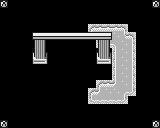

The image is a tile-based game level rendered from a .tmx file. Its description and complete source (layers, tilesets, objects, tile grids) follow:
An orthogonal 20x16 tile map with 8x8 px tiles, 3 tile layers (Background, Collision, Overlap).

<map version="1.0" orientation="orthogonal" renderorder="right-down" width="20" height="16" tilewidth="8" tileheight="8" nextobjectid="1">
 <tileset firstgid="1" name="char_sheet" tilewidth="8" tileheight="8" tilecount="1024">
  <image source="char_sheet.png" width="256" height="256" />
 </tileset>
 <layer name="Background" width="20" height="16">
  <data encoding="csv">
63,0,0,0,0,0,0,0,0,0,0,0,0,0,0,0,0,0,0,63,
0,0,0,0,0,0,0,0,0,0,0,0,0,0,0,0,0,0,0,0,
0,0,0,0,0,0,0,0,0,0,0,0,0,0,0,0,0,0,0,0,
0,0,0,0,0,0,0,0,0,0,0,0,0,0,0,0,0,0,0,0,
0,0,0,0,0,0,0,0,0,0,0,0,0,0,0,0,0,0,0,0,
0,0,0,0,0,0,0,0,0,0,0,0,0,0,0,0,0,0,0,0,
0,0,0,0,0,0,0,0,0,0,0,0,0,0,0,0,0,0,0,0,
0,0,0,0,0,0,0,0,0,0,0,0,0,0,0,0,0,0,0,0,
0,0,0,0,0,0,0,0,0,0,0,0,0,0,0,0,0,0,0,0,
0,0,0,0,0,0,0,0,0,0,0,0,0,0,0,0,0,0,0,0,
0,0,0,0,0,0,0,0,0,0,0,0,0,0,0,0,0,0,0,0,
0,0,0,0,0,0,0,0,0,0,0,0,0,0,0,0,0,0,0,0,
0,0,0,0,0,0,0,0,0,0,0,0,0,0,0,0,0,0,0,0,
0,0,0,0,0,0,0,0,0,0,0,0,0,0,0,0,0,0,0,0,
0,0,0,0,0,0,0,0,0,0,0,0,0,0,0,0,0,0,0,0,
63,0,0,0,0,0,0,0,0,0,0,0,0,0,0,0,0,0,0,63
</data>
 </layer>
 <layer name="Collision" width="20" height="16">
  <data encoding="csv">
0,0,0,0,0,0,0,0,0,0,0,0,0,0,0,0,0,0,0,0,
0,0,0,0,0,0,0,0,0,0,0,0,0,0,0,0,0,0,0,0,
0,0,0,0,0,0,0,0,0,0,0,0,0,0,0,0,0,0,0,0,
0,0,0,0,0,0,0,0,0,0,0,414,415,415,415,416,0,0,0,0,
0,0,0,0,0,0,0,0,0,0,0,478,351,352,352,382,416,0,0,0,
0,0,0,0,0,0,0,0,0,0,0,0,478,479,351,352,448,0,0,0,
0,0,0,0,528,529,0,0,0,0,0,0,528,529,446,352,448,0,0,0,
0,0,0,0,560,561,0,0,0,0,0,0,560,561,446,352,448,0,0,0,
0,0,0,0,0,0,0,0,0,0,0,0,0,0,446,352,448,0,0,0,
0,0,0,0,0,0,0,0,0,0,0,0,0,0,446,352,448,0,0,0,
0,0,0,0,0,0,0,0,0,0,0,0,414,415,383,352,448,0,0,0,
0,0,0,0,0,0,0,0,0,0,0,414,383,352,352,350,480,0,0,0,
0,0,0,0,0,0,0,0,0,0,0,478,479,479,479,480,0,0,0,0,
0,0,0,0,0,0,0,0,0,0,0,0,0,0,0,0,0,0,0,0,
0,0,0,0,0,0,0,0,0,0,0,0,0,0,0,0,0,0,0,0,
0,0,0,0,0,0,0,0,0,0,0,0,0,0,0,0,0,0,0,0
</data>
 </layer>
 <layer name="Overlap" width="20" height="16">
  <data encoding="csv">
0,0,0,0,0,0,0,0,0,0,0,0,0,0,0,0,0,0,0,0,
0,0,0,0,0,0,0,0,0,0,0,0,0,0,0,0,0,0,0,0,
0,0,0,0,0,0,0,0,0,0,0,0,0,0,0,0,0,0,0,0,
0,0,0,0,0,0,0,0,0,0,0,0,0,0,0,0,0,0,0,0,
0,0,0,0,432,498,498,498,498,498,498,498,498,433,0,0,0,0,0,0,
0,0,0,0,496,497,0,0,0,0,0,0,496,497,0,0,0,0,0,0,
0,0,0,0,0,0,0,0,0,0,0,0,0,0,0,0,0,0,0,0,
0,0,0,0,0,0,0,0,0,0,0,0,0,0,0,0,0,0,0,0,
0,0,0,0,0,0,0,0,0,0,0,0,0,0,0,0,0,0,0,0,
0,0,0,0,0,0,0,0,0,0,0,0,0,0,0,0,0,0,0,0,
0,0,0,0,0,0,0,0,0,0,0,0,0,0,0,0,0,0,0,0,
0,0,0,0,0,0,0,0,0,0,0,0,0,0,0,0,0,0,0,0,
0,0,0,0,0,0,0,0,0,0,0,0,0,0,0,0,0,0,0,0,
0,0,0,0,0,0,0,0,0,0,0,0,0,0,0,0,0,0,0,0,
0,0,0,0,0,0,0,0,0,0,0,0,0,0,0,0,0,0,0,0,
0,0,0,0,0,0,0,0,0,0,0,0,0,0,0,0,0,0,0,0
</data>
 </layer>
</map>
